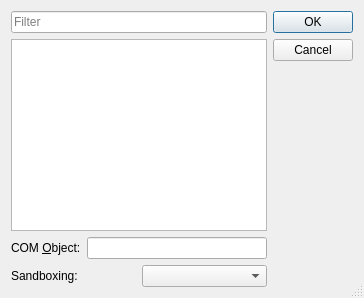
<ui version="4.0" stdsetdef="1" >
<comment>
// Copyright (C) 2015 The Qt Company Ltd.
// SPDX-License-Identifier: LicenseRef-Qt-Commercial OR BSD-3-Clause
</comment>
 <class>QAxSelect</class>
 <widget class="QDialog" name="QAxSelect">
  <property name="windowTitle">
   <string>Select ActiveX Control</string>
  </property>
  <property name="sizeGripEnabled">
   <bool>true</bool>
  </property>
  <layout class="QHBoxLayout" name="horizontalLayout">
   <item>
    <layout class="QVBoxLayout" name="verticalLayout">
     <item>
      <widget class="QLineEdit" name="filterLineEdit">
       <property name="placeholderText">
        <string>Filter</string>
       </property>
       <property name="clearButtonEnabled">
        <bool>true</bool>
       </property>
      </widget>
     </item>
     <item>
      <widget class="QListView" name="ActiveXList"/>
     </item>
     <item>
      <layout class="QHBoxLayout" name="unnamed">
       <property name="spacing">
        <number>6</number>
       </property>
       <property name="margin">
        <number>0</number>
       </property>
       <item>
        <widget class="QLabel" name="TextLabel1">
         <property name="text">
          <string>COM &amp;Object:</string>
         </property>
         <property name="buddy">
          <cstring>ActiveX</cstring>
         </property>
        </widget>
       </item>
       <item>
        <widget class="QLineEdit" name="ActiveX"/>
       </item>
      </layout>
     </item>
     <item>
      <layout class="QHBoxLayout" name="unnamed2">
       <property name="spacing">
        <number>6</number>
       </property>
       <property name="margin">
        <number>0</number>
       </property>
       <item>
        <widget class="QLabel" name="TextLabel2">
         <property name="text">
          <string>Sandboxing:</string>
         </property>
         <property name="buddy">
          <cstring>SandboxingCombo</cstring>
         </property>
        </widget>
       </item>
       <item>
        <widget class="QComboBox" name="SandboxingCombo"/>
       </item>
      </layout>
     </item>
    </layout>
   </item>
   <item>
    <widget class="QDialogButtonBox" name="buttonBox">
     <property name="orientation">
      <enum>Qt::Vertical</enum>
     </property>
     <property name="standardButtons">
      <set>QDialogButtonBox::Cancel|QDialogButtonBox::Ok</set>
     </property>
    </widget>
   </item>
  </layout>
 </widget>
 <layoutdefault spacing="6" margin="11"/>
 <resources/>
 <connections/>
</ui>
